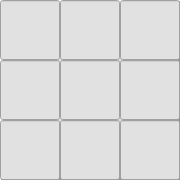
   <widget class="QFrame" name="sub_grid_8">
    <property name="geometry">
     <rect>
      <x>230</x>
      <y>360</y>
      <width>180</width>
      <height>180</height>
     </rect>
    </property>
    <property name="font">
     <font>
      <pointsize>24</pointsize>
     </font>
    </property>
    <property name="styleSheet">
     <string notr="true">background-color: rgb(225, 225, 225);</string>
    </property>
    <property name="frameShape">
     <enum>QFrame::Box</enum>
    </property>
    <property name="frameShadow">
     <enum>QFrame::Raised</enum>
    </property>
    <property name="lineWidth">
     <number>5</number>
    </property>
    <widget class="QLineEdit" name="field_63">
     <property name="geometry">
      <rect>
       <x>60</x>
       <y>0</y>
       <width>60</width>
       <height>60</height>
      </rect>
     </property>
     <property name="font">
      <font>
       <pointsize>28</pointsize>
      </font>
     </property>
     <property name="maxLength">
      <number>1</number>
     </property>
     <property name="alignment">
      <set>Qt::AlignCenter</set>
     </property>
    </widget>
    <widget class="QLineEdit" name="field_64">
     <property name="geometry">
      <rect>
       <x>120</x>
       <y>0</y>
       <width>60</width>
       <height>60</height>
      </rect>
     </property>
     <property name="font">
      <font>
       <pointsize>28</pointsize>
      </font>
     </property>
     <property name="maxLength">
      <number>1</number>
     </property>
     <property name="alignment">
      <set>Qt::AlignCenter</set>
     </property>
    </widget>
    <widget class="QLineEdit" name="field_65">
     <property name="geometry">
      <rect>
       <x>120</x>
       <y>120</y>
       <width>60</width>
       <height>60</height>
      </rect>
     </property>
     <property name="font">
      <font>
       <pointsize>28</pointsize>
      </font>
     </property>
     <property name="maxLength">
      <number>1</number>
     </property>
     <property name="alignment">
      <set>Qt::AlignCenter</set>
     </property>
    </widget>
    <widget class="QLineEdit" name="field_66">
     <property name="geometry">
      <rect>
       <x>60</x>
       <y>60</y>
       <width>60</width>
       <height>60</height>
      </rect>
     </property>
     <property name="font">
      <font>
       <pointsize>28</pointsize>
      </font>
     </property>
     <property name="maxLength">
      <number>1</number>
     </property>
     <property name="alignment">
      <set>Qt::AlignCenter</set>
     </property>
    </widget>
    <widget class="QLineEdit" name="field_67">
     <property name="geometry">
      <rect>
       <x>0</x>
       <y>120</y>
       <width>60</width>
       <height>60</height>
      </rect>
     </property>
     <property name="font">
      <font>
       <pointsize>28</pointsize>
      </font>
     </property>
     <property name="maxLength">
      <number>1</number>
     </property>
     <property name="alignment">
      <set>Qt::AlignCenter</set>
     </property>
    </widget>
    <widget class="QLineEdit" name="field_68">
     <property name="geometry">
      <rect>
       <x>60</x>
       <y>120</y>
       <width>60</width>
       <height>60</height>
      </rect>
     </property>
     <property name="font">
      <font>
       <pointsize>28</pointsize>
      </font>
     </property>
     <property name="maxLength">
      <number>1</number>
     </property>
     <property name="alignment">
      <set>Qt::AlignCenter</set>
     </property>
    </widget>
    <widget class="QLineEdit" name="field_69">
     <property name="geometry">
      <rect>
       <x>120</x>
       <y>60</y>
       <width>60</width>
       <height>60</height>
      </rect>
     </property>
     <property name="font">
      <font>
       <pointsize>28</pointsize>
      </font>
     </property>
     <property name="maxLength">
      <number>1</number>
     </property>
     <property name="alignment">
      <set>Qt::AlignCenter</set>
     </property>
    </widget>
    <widget class="QLineEdit" name="field_70">
     <property name="geometry">
      <rect>
       <x>0</x>
       <y>60</y>
       <width>60</width>
       <height>60</height>
      </rect>
     </property>
     <property name="font">
      <font>
       <pointsize>28</pointsize>
      </font>
     </property>
     <property name="maxLength">
      <number>1</number>
     </property>
     <property name="alignment">
      <set>Qt::AlignCenter</set>
     </property>
    </widget>
    <widget class="QLineEdit" name="field_71">
     <property name="geometry">
      <rect>
       <x>0</x>
       <y>0</y>
       <width>60</width>
       <height>60</height>
      </rect>
     </property>
     <property name="font">
      <font>
       <pointsize>28</pointsize>
      </font>
     </property>
     <property name="maxLength">
      <number>1</number>
     </property>
     <property name="alignment">
      <set>Qt::AlignCenter</set>
     </property>
    </widget>
   </widget>
